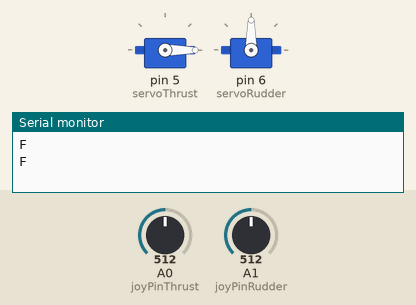
Recording of a sketch running on a simulated Arduino Uno, built with avr-gcc and run on an emulated ATmega328P. Parts: 2 × servo, the last lines printed to the serial monitor. Inputs (shaded band) come from the test bench; at power-on: A0 (joyPinThrust) = 512, A1 (joyPinRudder) = 512.

Above: at 1.2 s.
1.3 s: A0 (joyPinThrust) set to 1005
2.8 s: A0 (joyPinThrust) set to 1023
At 4.0 s:
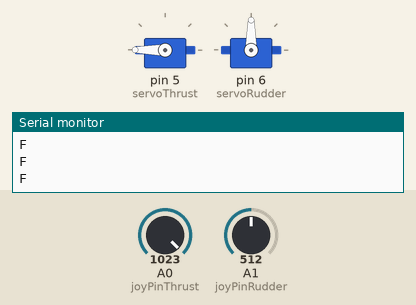
4.3 s: A1 (joyPinRudder) set to 1009
5.8 s: A1 (joyPinRudder) set to 1023
At 6.4 s:
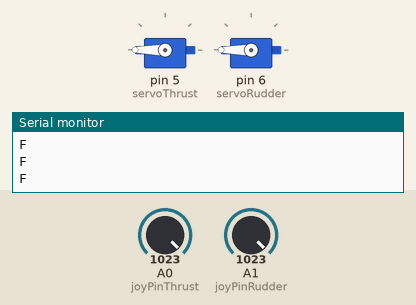
7.3 s: A0 (joyPinThrust) set to 900
At 7.6 s:
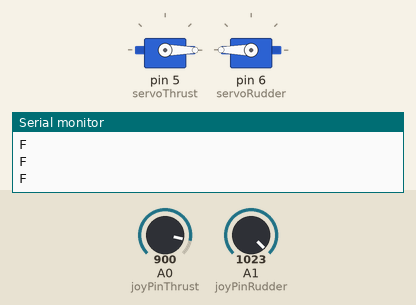
8.8 s: A1 (joyPinRudder) set to 900
At 9.9 s:
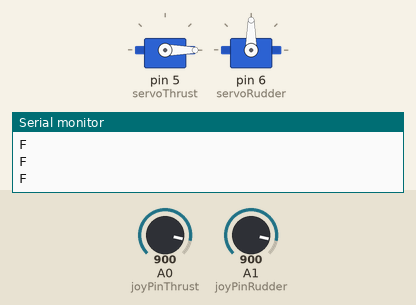
Timing chart, 0 to 11.3 s (numbered marks = the images above; inputs shaded):
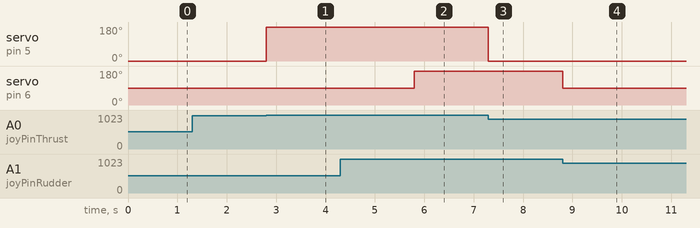

Measured:
- the behaviour switches between 1022 and 1023 on A0 (joyPinThrust) (found by bisection; images 0 and 1)
- the behaviour switches between 1022 and 1023 on A1 (joyPinRudder) (found by bisection; images 1 and 2)
- after the input at 2.8 s, servo on pin 5 (servoThrust): 0° → 180° at once
- after the input at 5.8 s, servo on pin 6 (servoRudder): 90° → 180° at once
- after the input at 7.3 s, servo on pin 5 (servoThrust): 180° → 0° at once
- after the input at 8.8 s, servo on pin 6 (servoRudder): 180° → 90° at once

The sketch:

MokaiArduinoRevA.ino
```cpp
/*

	Mokai - MOOS Interface
	Emily Dunne and Alon Yaari
	MIT LAMSS
	April, 2014

*/

#define JOY_THRUST_MIN      0
#define JOY_THRUST_MAX   1023
#define JOY_RUDDER_MIN      0
#define JOY_RUDDER_MAX   1023
#define JOY_CORNER_THRESH 100
#define JOY_BOTTOM_THRESH 100
#define JOY_CORNER_TIME    15
#define JOY_CENTER_TIME   100
#define HEARTBEAT_FROM_BACKSEAT 1000
#define HEARTEAT_TO_BACKSEAT 750
#define SERVO_THRUST_MIN    0
#define SERVO_THRUST_MAX  180
#define SERVO_RUDDER_MIN    0
#define SERVO_RUDDER_MAX  180
#define SERVO_RUDDER_HALF  90


#include <Servo.h>

float   rudderLookup[32] = { 0.00, -1.00, -0.86, -0.66, -0.51, -0.40, -0.32, -0.26, -0.21, -0.17, -0.14, -0.11, -0.09, -0.07, -0.04, -0.02,
                            0.00,  0.02,  0.04,  0.07,  0.09,  0.11,  0.14,  0.17,  0.21,  0.26,  0.32,  0.40,  0.51,  0.66,  0.86,  1.00 };

Servo   servoThrust;
Servo   servoRudder;

// Heartbeat
unsigned long   lastHeartbeatTime = 0;
char            lastHeartbeat     = '\0';

// States
char    stateControl = '?';
char    stateEngine  = '?';
char    lastStateCtl = '?';
char    lastStateEng = '?';

// Control Values
float   cmdPctRudder =  0.0;
float   cmdPctThrust =  0.0;
int     bit5Thrust   =  0;
int     bit5Rudder   =  0;
bool    cmdEngine    = false;


// Joystick Details
int     joyPinRudder = A1;
int     joyPinThrust = A0;
int     joyValRudder = 0;
int     joyValThrust = 0;
int     joyLeft      = JOY_RUDDER_MIN + JOY_CORNER_THRESH;
int     joyRight     = JOY_RUDDER_MAX - JOY_CORNER_THRESH;
int     joyBottom    = JOY_THRUST_MAX - JOY_BOTTOM_THRESH;
char    joyCorner    = '?';     // Corner joystick is definitely in
char    joyDebounce  = '?';     // Might be in this corner, waiting for debounce
int     joyDebounceT = 0;       // Waiting for debounce, been in this corner for this long
char    joyLastCorner= '?';     // Last corner stick was definitely in

/*

   0     512    1024
    ______ ______     0       'A' stick above threshold line, corner irrelevant
   |      |      |            'L' stick below threshold line, now in L or in between corners
   |    A | A    |            'R' stick below threshold line, now in R or in between corners
   |      |      |            'C' stick below threshold line, not in corner for some time
   |______|______|X 512
   |    A | A    |        joyBottom
   |__ ___|___ __| __________/
   |L | C | C |R |
   |__|___|___|__| 1024
     /    Y    \
joyLeft       joyRight

*/

void ReadJoystickAxes()
{
 // Read the joystick values
 joyValRudder = analogRead(joyPinRudder);
 joyValThrust = analogRead(joyPinThrust);

 // Above the bottom threshold means no corner
 if (joyValThrust < joyBottom) {
   joyLastCorner = '?';
   joyCorner = 'A';
   return; }

 // Joystick is below threshold, check if left, right, or center
 char curCorner = 'C';
 if (joyValRudder < joyLeft) {
   curCorner = 'L'; }
 else if (joyValRudder > joyRight) {
   curCorner = 'R'; }

 // If we're already in this corner, nothing changes
 if (curCorner == joyCorner) {
   return; }

 // Are we debouncing?
 if (curCorner == joyDebounce) {
   joyDebounceT++;
   int timeCompare = JOY_CORNER_TIME;
   if (curCorner == 'C') {
       timeCompare = JOY_CENTER_TIME; }
   if (joyDebounceT > timeCompare) {

     // Debounce time elapsed, solidly in the corner or centered
     joyDebounceT  = 0;
     joyLastCorner = joyCorner;
     joyCorner     = joyDebounce;
     joyDebounce   = '?';
     return; } }

 // Reaching here means we need to start debouncing a new corner
 else {
   joyDebounceT = 0;
   joyDebounce  = curCorner; }
}

void ReadSerialIn()
{
 while (Serial.available() > 0) {
   int serialByte = Serial.read();

   // Thrust byte
   if (B10000000 & serialByte) {
     bit5Thrust = B00011111 & serialByte; }

   // Rudder byte (includes desired engine statys)
   else {
     bit5Rudder = B00011111 & serialByte;
     cmdEngine  = B00100000 & serialByte; } }
}

/*
 Control States

 'M' Manual Control
     Transition to '1' when joystick is bottom-left

 '1' Manual control - Joystick in bottom-left
     Transition to '2' if joystick changes to BR
     Transition to 'M' if joystick centers or goes above y-axis threshold

 '2' Manual control - Joystick was BL but is now bottom-right
     Transition to '3' if joystick changes to BL
     Transition to 'M' if joystick centers or goes above y-axis threshold

 '3' Manual control - Joystick was BL, BR, and is now bottom-left
     Transition to '4' if joystick changes to BR
     Transition to 'M' if joystick centers or goes above y-axis threshold

 '4' Manual control - Joystick was BL, BR, BL, and is now bottom-right
     Transition to 'A' if joystick changes to center
     Transition to 'M' if joystick changes to BL or goes above y-axis threshold

 'A' Autonomous control - Joystick was BL, BR, BL, BR, and is now centered
     Transition to 'M' if joystick changes to BL, BR, or goes above y-axis threshold
     Transition to 'M' if watchdog doesn't receive heartbeat from autonomy within time threshold
*/
void ManageControlState()
{
 // If no change in joystick then state doesn't have reason to change
 if (joyCorner == joyLastCorner) {
   return; }

 // Any movement above y-axis threshold means manual
 if (joyCorner == 'A') {
   stateControl = 'M';
   return; }

 if (stateControl == 'M') {
   if (joyCorner == 'L') {
     stateControl = '1'; } }

 else if (stateControl == '1') {
   if (joyCorner == 'R') {
     stateControl = '2'; }
   else if (joyCorner == 'C') {
     stateControl = 'M'; } }

 else if (stateControl == '2') {
   if (joyCorner == 'L') {
     stateControl = '3'; }
   else if (joyCorner == 'C') {
     stateControl = 'M'; } }

 else if (stateControl == '3') {
   if (joyCorner == 'R') {
     stateControl = '4'; }
   else if (joyCorner == 'C') {
     stateControl = 'M'; } }

 else if (stateControl == '4') {
   if (joyCorner == 'C') {
     stateControl = 'A';
     lastHeartbeat = millis(); }
   else if (joyCorner == 'L') {
     stateControl = 'M'; } }

 else if (stateControl == 'A') {
   unsigned long timeDiff = millis() - lastHeartbeat;
   if (joyCorner != 'C' || timeDiff > HEARTBEAT_FROM_BACKSEAT) {
     stateControl = 'M'; } }
}

/*
 Engine States
     - ONLY IN AUTONOMOUS MODE

     0  Engine off
     1  Engine on
     S  Engine being started
*/

void ManageEngineState()
{
 stateEngine = '1';
}

void ManualControlValues()
{
 // Joystick values have already been read into joyValRudder and joyValThrust
 // TODO: Add dead zones

 cmdPctThrust = joyValThrust / JOY_THRUST_MAX;

 int tmpRudder = joyValRudder - 512;
 if (tmpRudder == 0) {
   cmdPctRudder = 0; }
 else {
   cmdPctRudder = joyValRudder / JOY_RUDDER_MAX; }
}

void AutonomousControlValues()
{
 // ALLSTOP, FULLSTOP, and invalid values all result in no thrust
 if (bit5Thrust  < 2 || bit5Thrust > 20) {
   cmdPctThrust = 0.0; }
 else {
   cmdPctThrust = (float) ((bit5Thrust - 1) * 5); }

 cmdPctRudder = rudderLookup[bit5Rudder];
}

void DetermineControlValues()
{
 if (stateControl == 'A') {
    AutonomousControlValues(); }
 else {
   ManualControlValues(); }
}

void CommandTheServos()
{
 float fltThrust = cmdPctThrust * SERVO_THRUST_MAX;
 int commandThrust = (int) fltThrust;
 servoThrust.write(commandThrust);

 float fltRudder = cmdPctRudder * SERVO_RUDDER_HALF;
 int commandRudder = SERVO_RUDDER_HALF + (int) fltRudder;
 servoRudder.write(commandRudder);
}

void SendHeartbeat()
{
 bool autonomous = false;
 if (stateControl == 'A')
   autonomous = true;

 bool engine = false;
 if (stateEngine == '1')
   engine = true;

 char hb = '?';
 if (autonomous) {
   if (engine) {
     hb = 'B'; }
   else {
     hb = 'b'; } }
 else {
   if (engine) {
     hb = 'F'; }
   else {
     hb = 'f'; } }

 bool publish = false;
 if (hb != lastHeartbeat) {
   publish = true; }
 if (millis() - lastHeartbeatTime > HEARTEAT_TO_BACKSEAT) {
   publish = true; }

 if (publish) {
   Serial.write(hb);
   Serial.write(13);
   Serial.write(10);
   lastHeartbeat = hb;
   lastHeartbeatTime = millis(); }
}


void setup() {
 servoThrust.attach(5);
 servoRudder.attach(6);
 Serial.begin(57600);
}

void loop() {

 ReadJoystickAxes();
 ReadSerialIn();
 ManageControlState();
 ManageEngineState();
 DetermineControlValues();
 CommandTheServos();
 SendHeartbeat();
}
```
